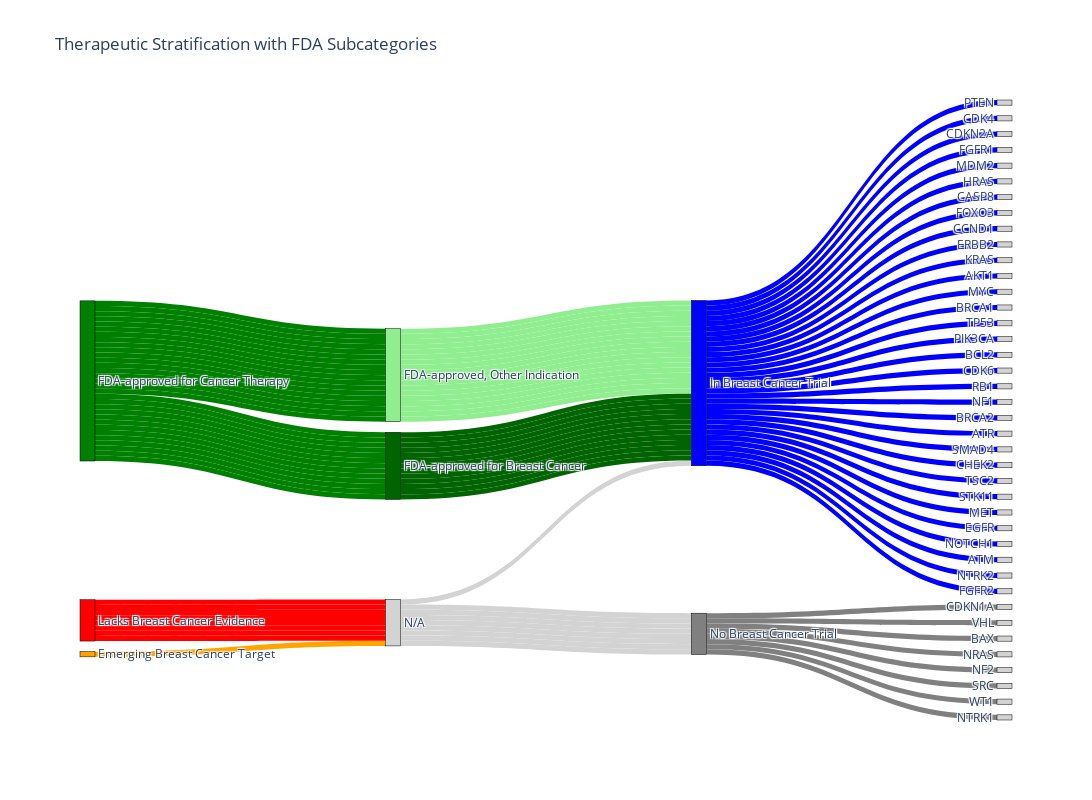

Notebook cell for this chart:
### Code cell
# Sankey diagram
fig = go.Figure(data=[go.Sankey(
    node=dict(
        label=labels,
        pad=15,
        thickness=15,
        line=dict(color='black', width=0.5),
        color=[cat_colors.get(lbl, 'lightgrey') for lbl in labels]
    ),
    link=dict(
        source=source,
        target=target,
        value=value,
        color=link_colors
    )
)])

fig.update_layout(title_text="Therapeutic Stratification with FDA Subcategories", font_size=12, height=800, width=1200)
fig.show()

### Figure 1 — Plotly figure (JSON) as saved in the notebook; plotly's stock layout.template omitted (floating-point values rounded to 4 significant figures)
{"data": [{"link": {"color": ["green", "green", "green", "red", "green", "green", "green", "orange", "red", "green", "green", "green", "red", "green", "green", "green", "green", "green", "green", "green", "green", "green", "red", "green", "green", "green", "red", "green", "red", "green", "green", "green", "green", "green", "green", "green", "green", "green", "red", "red", "lightgreen", "darkgreen", "lightgreen", "lightgrey", "darkgreen", "lightgreen", "lightgreen", "lightgrey", "lightgrey", "lightgreen", "lightgreen", "darkgreen", "lightgrey", "darkgreen", "darkgreen", "darkgreen", "darkgreen", "darkgreen", "darkgreen", "lightgreen", "darkgreen", "lightgreen", "lightgrey", "lightgreen", "darkgreen", "lightgreen", "lightgrey", "lightgreen", "lightgrey", "lightgreen", "lightgreen", "lightgreen", "lightgreen", "darkgreen", "lightgreen", "lightgreen", "lightgreen", "darkgreen", "lightgrey", "lightgrey", "blue", "blue", "blue", "grey", "blue", "blue", "blue", "blue", "grey", "blue", "blue", "blue", "grey", "blue", "blue", "blue", "blue", "blue", "blue", "blue", "blue", "blue", "grey", "blue", "blue", "blue", "grey", "blue", "grey", "blue", "blue", "blue", "blue", "blue", "blue", "blue", "blue", "blue", "grey", "grey"], "source": [0, 0, 0, 1, 0, 0, 0, 2, 1, 0, 0, 0, 1, 0, 0, 0, 0, 0, 0, 0, 0, 0, 1, 0, 0, 0, 1, 0, 1, 0, 0, 0, 0, 0, 0, 0, 0, 0, 1, 1, 3, 4, 3, 5, 4, 3, 3, 5, 5, 3, 3, 4, 5, 4, 4, 4, 4, 4, 4, 3, 4, 3, 5, 3, 4, 3, 5, 3, 5, 3, 3, 3, 3, 4, 3, 3, 3, 4, 5, 5, 6, 6, 6, 7, 6, 6, 6, 6, 7, 6, 6, 6, 7, 6, 6, 6, 6, 6, 6, 6, 6, 6, 7, 6, 6, 6, 7, 6, 7, 6, 6, 6, 6, 6, 6, 6, 6, 6, 7, 7], "target": [3, 4, 3, 5, 4, 3, 3, 5, 5, 3, 3, 4, 5, 4, 4, 4, 4, 4, 4, 3, 4, 3, 5, 3, 4, 3, 5, 3, 5, 3, 3, 3, 3, 4, 3, 3, 3, 4, 5, 5, 6, 6, 6, 7, 6, 6, 6, 6, 7, 6, 6, 6, 7, 6, 6, 6, 6, 6, 6, 6, 6, 6, 7, 6, 6, 6, 7, 6, 7, 6, 6, 6, 6, 6, 6, 6, 6, 6, 7, 7, 8, 9, 10, 11, 12, 13, 14, 15, 16, 17, 18, 19, 20, 21, 22, 23, 24, 25, 26, 27, 28, 29, 30, 31, 32, 33, 34, 35, 36, 37, 38, 39, 40, 41, 42, 43, 44, 45, 46, 47], "value": [1, 1, 1, 1, 1, 1, 1, 1, 1, 1, 1, 1, 1, 1, 1, 1, 1, 1, 1, 1, 1, 1, 1, 1, 1, 1, 1, 1, 1, 1, 1, 1, 1, 1, 1, 1, 1, 1, 1, 1, 1, 1, 1, 1, 1, 1, 1, 1, 1, 1, 1, 1, 1, 1, 1, 1, 1, 1, 1, 1, 1, 1, 1, 1, 1, 1, 1, 1, 1, 1, 1, 1, 1, 1, 1, 1, 1, 1, 1, 1, 1, 1, 1, 1, 1, 1, 1, 1, 1, 1, 1, 1, 1, 1, 1, 1, 1, 1, 1, 1, 1, 1, 1, 1, 1, 1, 1, 1, 1, 1, 1, 1, 1, 1, 1, 1, 1, 1, 1, 1]}, "node": {"color": ["green", "red", "orange", "lightgreen", "darkgreen", "lightgrey", "blue", "grey", "lightgrey", "lightgrey", "lightgrey", "lightgrey", "lightgrey", "lightgrey", "lightgrey", "lightgrey", "lightgrey", "lightgrey", "lightgrey", "lightgrey", "lightgrey", "lightgrey", "lightgrey", "lightgrey", "lightgrey", "lightgrey", "lightgrey", "lightgrey", "lightgrey", "lightgrey", "lightgrey", "lightgrey", "lightgrey", "lightgrey", "lightgrey", "lightgrey", "lightgrey", "lightgrey", "lightgrey", "lightgrey", "lightgrey", "lightgrey", "lightgrey", "lightgrey", "lightgrey", "lightgrey", "lightgrey", "lightgrey"], "label": ["FDA-approved for Cancer Therapy", "Lacks Breast Cancer Evidence", "Emerging Breast Cancer Target", "FDA-approved, Other Indication", "FDA-approved for Breast Cancer", "N/A", "In Breast Cancer Trial", "No Breast Cancer Trial", "PTEN", "CDK4", "CDKN2A", "CDKN1A", "FGFR1", "MDM2", "HRAS", "CASP8", "VHL", "FOXO3", "CCND1", "ERBB2", "BAX", "KRAS", "AKT1", "MYC", "BRCA1", "TP53", "PIK3CA", "BCL2", "CDK6", "RB1", "NRAS", "NF1", "BRCA2", "ATR", "NF2", "SMAD4", "SRC", "CHEK2", "TSC2", "STK11", "MET", "EGFR", "NOTCH1", "ATM", "NTRK2", "FGFR2", "WT1", "NTRK1"], "line": {"color": "black", "width": 0.5}, "pad": 15, "thickness": 15}, "type": "sankey"}], "layout": {"font": {"size": 12}, "height": 800, "title": {"text": "Therapeutic Stratification with FDA Subcategories"}, "width": 1200}}
